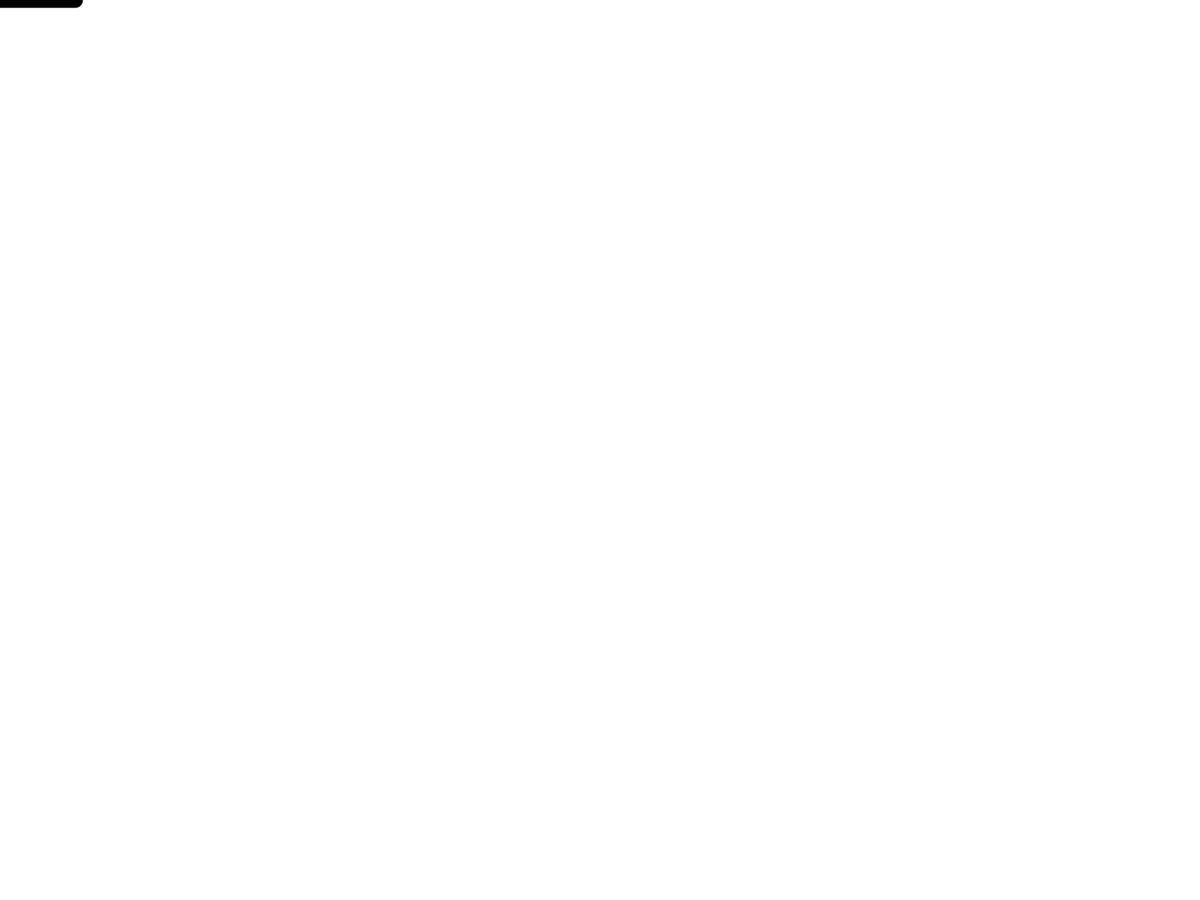
Frame 1 (no input)
Frame 60 (the mouse pressed at the canvas centre just before this capture): identical to frame 1, image omitted
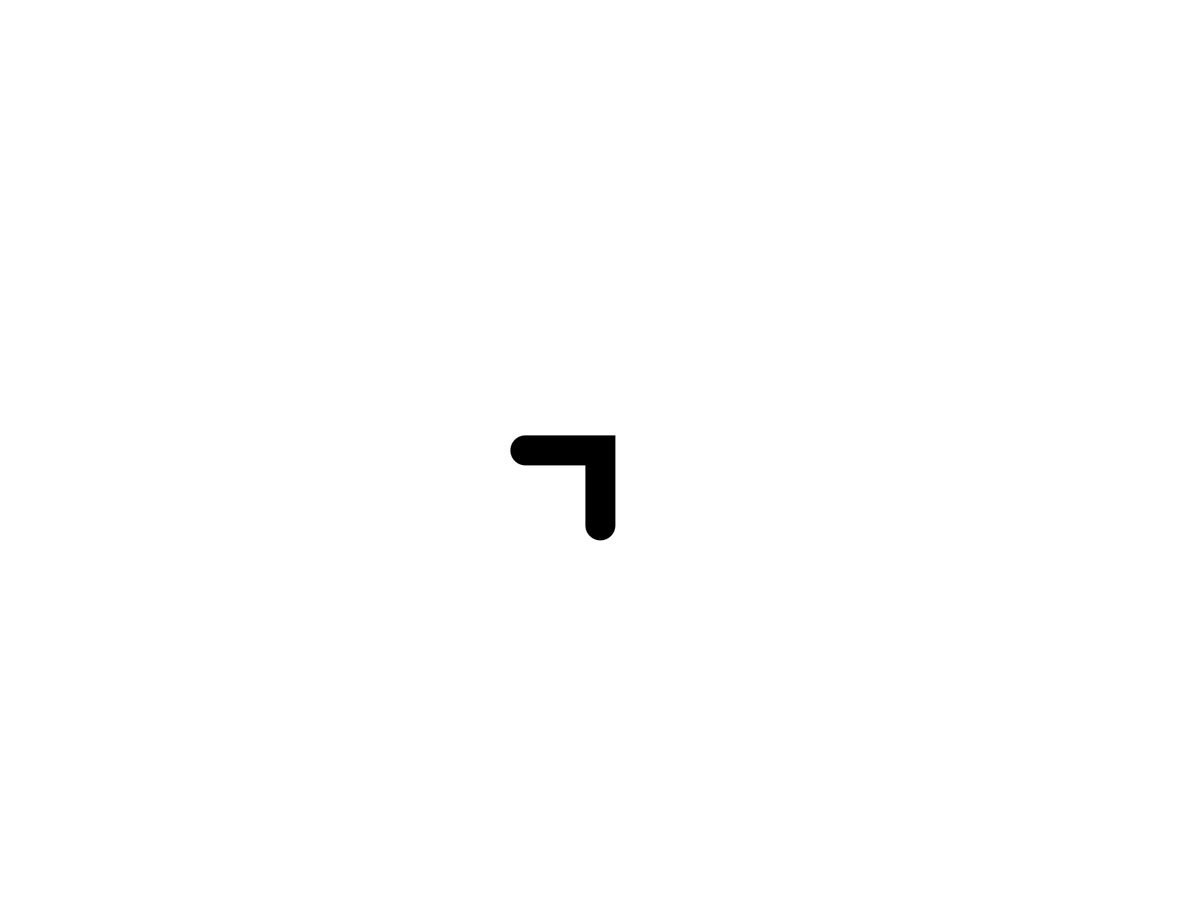
Frame 120 (the mouse held since frame 60 and released just before this capture)

The Processing sketch that drew these frames (run headless with seeded random() and noise(); from frame 60 on, the mouse is pressed at the canvas centre):

// Processing sketch: projector_setup
// ── projector_setup.pde

int screenHeight = 768;
int screenWidth = 8160;

color red = color(255, 0, 0);
color orange = color(255, 127, 0);
color yellow = color(255, 255, 0);
color green = color(0, 255, 0);
color blue = color(0, 0, 255);
color indigo = color(46, 43, 95);
color violet = color(139, 0, 255);

color [] rainbow = {red, orange, yellow, green, blue, indigo, violet};
int colorCount = 7;

int vertexLineLength = 100;

boolean topLeft = true;
int topLeftX = 0;
int topLeftY = 0;
int bottomRightX = 0;
int bottomRightY = 0;

boolean drawRect = false;
boolean waitUserInput = false;

int screenCount = 0;

// Objects to store screen coordinates
JSONArray screenArray = null;
JSONObject screenCoords = null;

void setup() {
  fullScreen(0);
  println(height);
  
  // Create JSON array to hold coordinates for each screen
  screenArray = new JSONArray();
  println("Welcome to the Projector Alignment System!\nStarting from the far left screen and moving right, please click on the top left corner of the projector screen, followed by the bottom right corner.");
  println("At the end of alignment, the numbers should read in ascending order from left to right across the screens");
  println("When you are done plotting the projector coordinates, press [s] to save your work to the screen_coords.json file");
  println("\nPlease start by clicking the top left corner of Screen " + screenCount);
}


void draw() { //<>//
  background(255);
  strokeWeight(20.0);
  strokeJoin(MITER);
  if (!waitUserInput) {
    if (topLeft) {
      // Top left corner icon
      noFill();
      stroke(0, 0, 0);
      beginShape();
      vertex(mouseX, mouseY - vertexLineLength);
      vertex(mouseX, mouseY);
      vertex(mouseX + vertexLineLength, mouseY);
      endShape();
    } else {
      // Bottom right corner icon
      noFill();
      stroke(0, 0, 0);
      strokeWeight(40.0);
      beginShape();  
      vertex(mouseX - vertexLineLength, mouseY);
      vertex(mouseX, mouseY);
      vertex(mouseX, mouseY + vertexLineLength);
      endShape();
      fill(rainbow[screenCount % colorCount]);
      stroke(0,0,0);
      strokeWeight(0.0);
      rect(topLeftX, topLeftY, mouseX - topLeftX, mouseY - topLeftY);
    }
  }
  
  // Drawing the rectangles on the screen after they've been created
  for (int i = 0; i < screenArray.size(); i++){
    JSONObject currScreenCoords = screenArray.getJSONObject(i);
    int currTopLeftX = currScreenCoords.getInt("top_left_x");
    int currTopLeftY = currScreenCoords.getInt("top_left_y");
    int currBottomRightX = currScreenCoords.getInt("bottom_right_x");
    int currBottomRightY = currScreenCoords.getInt("bottom_right_y");
    
    // Drawing the final rectangle layout on the screens
    fill(rainbow[i % colorCount]);
    strokeWeight(0.0);
    rect(currTopLeftX, currTopLeftY, currBottomRightX - currTopLeftX, currBottomRightY - currTopLeftY);
    
    // Number Label for the screens
    fill(0, 0, 0);
    textAlign(CENTER, CENTER);
    textSize(abs((currBottomRightX - currTopLeftX) / 2));
    pushMatrix();
    translate(currTopLeftX + ((currBottomRightX - currTopLeftX) / 2.5), currTopLeftY + ((currBottomRightY - currTopLeftY)) / 2);
    rotate(radians(-90));
    text(i, 0, 0);
    popMatrix();
  }
  

}

void mousePressed() {
  if (!waitUserInput) {
    if (screenCoords == null) {
      // Create a new JSON object to store coordinates
      screenCoords = new JSONObject();
      // Store clicked position as top left coordinate
      topLeftX = mouseX;
      topLeftY = mouseY;
      
      screenCoords.setInt("top_left_x", topLeftX);
      screenCoords.setInt("top_left_y", topLeftY);
      
      println("Press the bottom right corner of Screen " + screenCount);
      topLeft = false;
    }
    else {
      // Store clicked position as bottom right coordinate
      bottomRightX = mouseX;
      bottomRightY = mouseY;
      
      screenCoords.setInt("bottom_right_x", bottomRightX);
      screenCoords.setInt("bottom_right_y", bottomRightY);
      // Append screen coordinates to array of all screens
      screenArray.append(screenCoords);
      // Reset coordinates for next screen
      screenCoords = null;
      
      screenCount++;
          
      topLeft = true;
      
      println("\nWould you like to proceed to tracing the next screen? [y/n]\nRemember, if you are done plotting, press [s] \n(If not, you will be prompted to redraw the most recent rectangle. You cannot make edits to this rectangle after this point).\n");
      waitUserInput = true;
  
    }
  } else {
    println("Press [y/n] to indicate if you would like to continue to the next screen or redraw the current screen mapping");
  }
}

void mouseReleased() {
    if (topLeft) {
      drawRect = true;
    }
}

void keyTyped() {
  if (key == 'n') {
    screenCount--;
    screenArray.remove(screenCount);
    waitUserInput = false;
    println("\nPress the top left corner of Screen " + screenCount);

  } else if (key == 'y') {
    waitUserInput = false;
    println("\nPress the top left corner of Screen " + screenCount);
  } else if (key == 's') {
    saveJSONArray(screenArray, "screen_coords.json");
    exit();
  }
    
}
